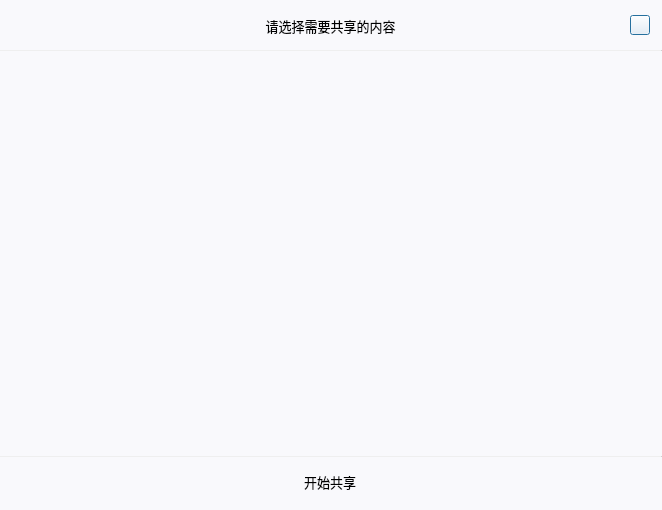
<?xml version="1.0" encoding="UTF-8"?>
<ui version="4.0">
 <class>AgoraSelectShareDlg</class>
 <widget class="QDialog" name="AgoraSelectShareDlg">
  <property name="geometry">
   <rect>
    <x>0</x>
    <y>0</y>
    <width>662</width>
    <height>510</height>
   </rect>
  </property>
  <property name="windowTitle">
   <string>AgoraSelectShareDlg</string>
  </property>
  <property name="layoutDirection">
   <enum>Qt::LeftToRight</enum>
  </property>
  <property name="styleSheet">
   <string notr="true">background-color: #F9F9FC;</string>
  </property>
  <widget class="QLabel" name="label">
   <property name="geometry">
    <rect>
     <x>0</x>
     <y>0</y>
     <width>661</width>
     <height>51</height>
    </rect>
   </property>
   <property name="font">
    <font>
     <family>微软雅黑</family>
     <pointsize>10</pointsize>
     <weight>50</weight>
     <italic>false</italic>
     <bold>false</bold>
    </font>
   </property>
   <property name="styleSheet">
    <string notr="true">background-color: #F9F9FC;</string>
   </property>
   <property name="text">
    <string>请选择需要共享的内容</string>
   </property>
   <property name="alignment">
    <set>Qt::AlignCenter</set>
   </property>
  </widget>
  <widget class="QScrollArea" name="scrollArea">
   <property name="geometry">
    <rect>
     <x>0</x>
     <y>51</y>
     <width>662</width>
     <height>405</height>
    </rect>
   </property>
   <property name="sizePolicy">
    <sizepolicy hsizetype="Expanding" vsizetype="Fixed">
     <horstretch>0</horstretch>
     <verstretch>0</verstretch>
    </sizepolicy>
   </property>
   <property name="minimumSize">
    <size>
     <width>662</width>
     <height>405</height>
    </size>
   </property>
   <property name="maximumSize">
    <size>
     <width>16777215</width>
     <height>16777215</height>
    </size>
   </property>
   <property name="styleSheet">
    <string notr="true">border:none;</string>
   </property>
   <property name="frameShape">
    <enum>QFrame::NoFrame</enum>
   </property>
   <property name="frameShadow">
    <enum>QFrame::Plain</enum>
   </property>
   <property name="verticalScrollBarPolicy">
    <enum>Qt::ScrollBarAsNeeded</enum>
   </property>
   <property name="horizontalScrollBarPolicy">
    <enum>Qt::ScrollBarAlwaysOff</enum>
   </property>
   <property name="sizeAdjustPolicy">
    <enum>QAbstractScrollArea::AdjustToContents</enum>
   </property>
   <property name="widgetResizable">
    <bool>true</bool>
   </property>
   <property name="alignment">
    <set>Qt::AlignLeading|Qt::AlignLeft|Qt::AlignVCenter</set>
   </property>
   <widget class="QWidget" name="scrollAreaWidgetContents">
    <property name="geometry">
     <rect>
      <x>0</x>
      <y>0</y>
      <width>662</width>
      <height>405</height>
     </rect>
    </property>
    <property name="minimumSize">
     <size>
      <width>0</width>
      <height>0</height>
     </size>
    </property>
    <property name="maximumSize">
     <size>
      <width>16777215</width>
      <height>16777215</height>
     </size>
    </property>
    <property name="styleSheet">
     <string notr="true"> QScrollBar:vertical {
     border: 2px solid grey;
     background: #32CC99;
     width: 15px;
     margin: 22px 0 22px 0;
 }
 QScrollBar::handle:vertical {
     background: white;
     min-height: 20px;
 }
 QScrollBar::add-line:vertical {
     border: 2px solid grey;
     background: #32CC99;
     height: 20px;
     subcontrol-position: bottom;
     subcontrol-origin: margin;
 }

 QScrollBar::sub-line:vertical {
     border: 2px solid grey;
     background: #32CC99;
     height: 20px;
     subcontrol-position: top;
     subcontrol-origin: margin;
 }
 QScrollBar::up-arrow:vertical, QScrollBar::down-arrow:vertical {
     border: 2px solid grey;
     width: 3px;
     height: 3px;
     background: white;
 }

 QScrollBar::add-page:vertical, QScrollBar::sub-page:vertical {
     background: none;
 }</string>
    </property>
    <widget class="QWidget" name="gridLayoutWidget">
     <property name="geometry">
      <rect>
       <x>0</x>
       <y>0</y>
       <width>661</width>
       <height>500</height>
      </rect>
     </property>
     <layout class="QGridLayout" name="gridLayout">
      <property name="leftMargin">
       <number>9</number>
      </property>
      <property name="topMargin">
       <number>9</number>
      </property>
      <property name="rightMargin">
       <number>9</number>
      </property>
      <property name="bottomMargin">
       <number>9</number>
      </property>
     </layout>
    </widget>
   </widget>
  </widget>
  <widget class="QPushButton" name="applyButton">
   <property name="geometry">
    <rect>
     <x>270</x>
     <y>465</y>
     <width>120</width>
     <height>34</height>
    </rect>
   </property>
   <property name="sizePolicy">
    <sizepolicy hsizetype="Minimum" vsizetype="Minimum">
     <horstretch>0</horstretch>
     <verstretch>0</verstretch>
    </sizepolicy>
   </property>
   <property name="minimumSize">
    <size>
     <width>120</width>
     <height>34</height>
    </size>
   </property>
   <property name="maximumSize">
    <size>
     <width>120</width>
     <height>34</height>
    </size>
   </property>
   <property name="font">
    <font>
     <family>微软雅黑</family>
     <pointsize>10</pointsize>
     <weight>50</weight>
     <italic>false</italic>
     <bold>false</bold>
    </font>
   </property>
   <property name="styleSheet">
    <string notr="true">QPushButton#applyButton{
    background-color: rgba(0, 115, 255, 1);
    color:rgba(255,255,255,1);
    border-style: outset;
    border-width: 1px;
    border-radius: 6px;
    border-color: beige;
}

QPushButton#applyButton:hover{
    background-color: rgba(0, 115, 255, 1);
    color:rgba(255,255,255,1);
    border-style: inset;
    border-width: 1px;
    border-radius: 6px;
    border-color: beige;
}

QPushButton#applyButton:pressed{
    background-color: rgba(0, 115, 255, 1);
    color:rgba(255,255,255,1);
    border-style: outset;
    border-width: 1px;
    border-radius: 6px;
    border-color: beige;
};</string>
   </property>
   <property name="text">
    <string>开始共享</string>
   </property>
   <property name="checkable">
    <bool>true</bool>
   </property>
   <property name="autoDefault">
    <bool>false</bool>
   </property>
   <property name="flat">
    <bool>true</bool>
   </property>
  </widget>
  <widget class="Line" name="line_2">
   <property name="geometry">
    <rect>
     <x>0</x>
     <y>456</y>
     <width>662</width>
     <height>1</height>
    </rect>
   </property>
   <property name="styleSheet">
    <string notr="true">background-color: rgb(208, 208, 208);</string>
   </property>
   <property name="orientation">
    <enum>Qt::Horizontal</enum>
   </property>
  </widget>
  <widget class="Line" name="line">
   <property name="geometry">
    <rect>
     <x>0</x>
     <y>50</y>
     <width>662</width>
     <height>1</height>
    </rect>
   </property>
   <property name="styleSheet">
    <string notr="true">background-color: rgb(208, 208, 208);</string>
   </property>
   <property name="orientation">
    <enum>Qt::Horizontal</enum>
   </property>
  </widget>
  <widget class="QPushButton" name="ExitPushButton">
   <property name="geometry">
    <rect>
     <x>630</x>
     <y>15</y>
     <width>20</width>
     <height>20</height>
    </rect>
   </property>
   <property name="sizePolicy">
    <sizepolicy hsizetype="Preferred" vsizetype="Preferred">
     <horstretch>0</horstretch>
     <verstretch>0</verstretch>
    </sizepolicy>
   </property>
   <property name="minimumSize">
    <size>
     <width>20</width>
     <height>20</height>
    </size>
   </property>
   <property name="maximumSize">
    <size>
     <width>20</width>
     <height>20</height>
    </size>
   </property>
   <property name="styleSheet">
    <string notr="true">#ExitPushButton{
border-image:url(&quot;:/image/resource/icon-close-gray.png&quot;);
}

#ExitPushButton:hover{
border-image:url(&quot;:/image/resource/icon-close-gray-hover.png&quot;);
}</string>
   </property>
   <property name="text">
    <string/>
   </property>
  </widget>
 </widget>
 <layoutdefault spacing="6" margin="11"/>
 <resources>
  <include location="../agora_edu_demo.qrc"/>
 </resources>
 <connections/>
</ui>
